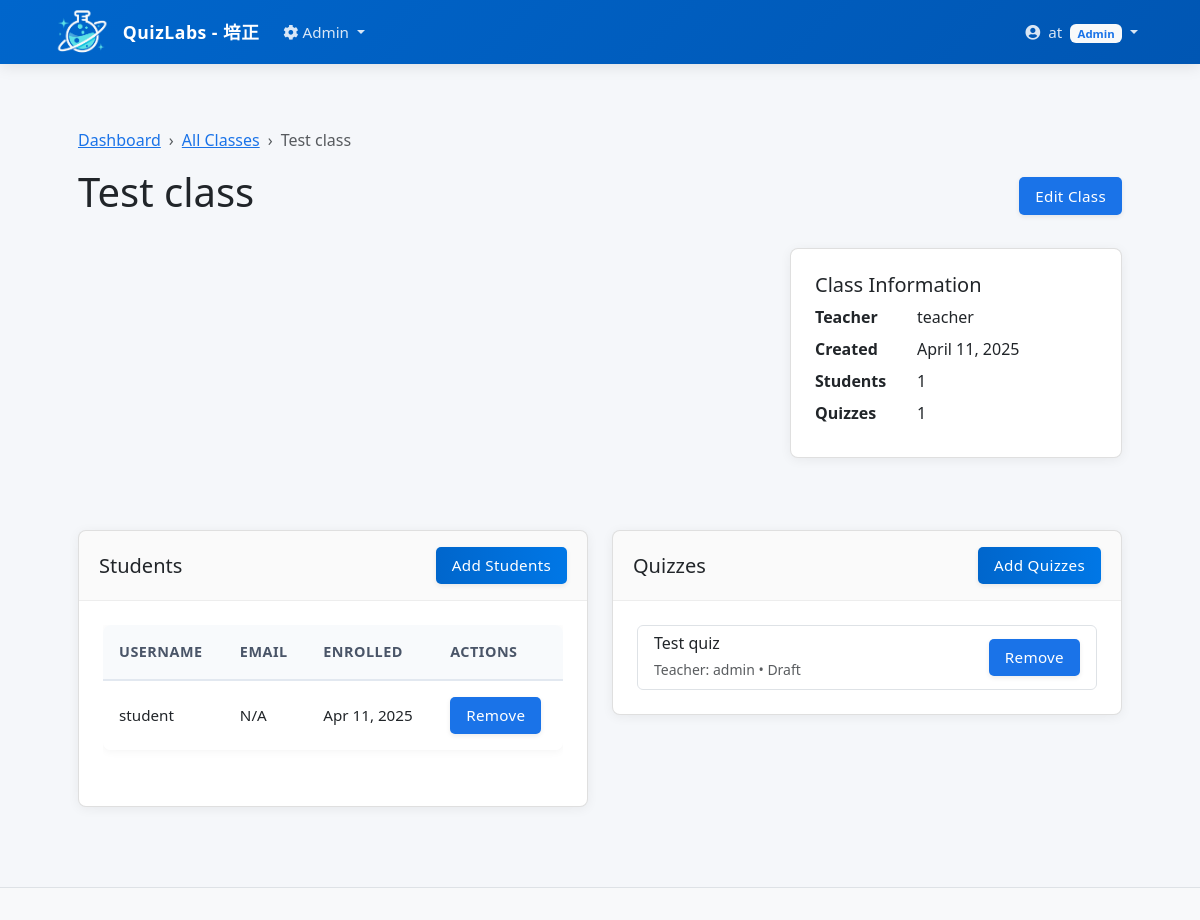
/admin/classes/manage.php?id=4 (signed in), run on the app's committed database.
### tables this page shows
CREATE TABLE "classes" (
    id INTEGER PRIMARY KEY AUTOINCREMENT,
    name TEXT NOT NULL,
    description TEXT,
    created_by INTEGER NOT NULL,
    created_at TIMESTAMP DEFAULT CURRENT_TIMESTAMP,
    updated_at TIMESTAMP DEFAULT CURRENT_TIMESTAMP, hash TEXT, hash_id TEXT,
    FOREIGN KEY (created_by) REFERENCES users(id) ON DELETE CASCADE
);

CREATE TABLE users (
    id INTEGER PRIMARY KEY AUTOINCREMENT,
    username TEXT NOT NULL UNIQUE,
    password TEXT NOT NULL,
    role TEXT NOT NULL CHECK (role IN ('admin', 'teacher', 'student')),
    name TEXT,
    email TEXT,
    created_at TIMESTAMP DEFAULT CURRENT_TIMESTAMP
, hash_id TEXT);

CREATE TABLE class_enrollments (
    id INTEGER PRIMARY KEY AUTOINCREMENT,
    class_id INTEGER NOT NULL,
    user_id INTEGER NOT NULL,
    enrolled_at TIMESTAMP DEFAULT CURRENT_TIMESTAMP,
    FOREIGN KEY (class_id) REFERENCES classes(id) ON DELETE CASCADE,
    FOREIGN KEY (user_id) REFERENCES users(id) ON DELETE CASCADE,
    UNIQUE(class_id, user_id)
);

CREATE TABLE quizzes (
    id INTEGER PRIMARY KEY AUTOINCREMENT,
    title TEXT NOT NULL,
    description TEXT,
    created_by INTEGER NOT NULL,
    is_published INTEGER DEFAULT 0,
    created_at TIMESTAMP DEFAULT CURRENT_TIMESTAMP,
    updated_at TIMESTAMP DEFAULT CURRENT_TIMESTAMP, hash_id VARCHAR(16), allow_redo INTEGER DEFAULT 0, exam_mode INTEGER DEFAULT 0,
    FOREIGN KEY (created_by) REFERENCES users(id) ON DELETE CASCADE
);

### lib/database/db.php (called while the page is built, shortened)
<?php
class Database {
    private $conn;
    public function __construct() {
        try {
            $dir = dirname(DB_FILE);
            $this->conn = new PDO("sqlite:" . DB_FILE);
            $this->conn->setAttribute(PDO::ATTR_ERRMODE, PDO::ERRMODE_EXCEPTION);
            $this->conn->exec('PRAGMA foreign_keys = ON');
            $this->conn->exec('
                CREATE TABLE IF NOT EXISTS settings (
                    id INTEGER PRIMARY KEY AUTOINCREMENT,
                    key TEXT UNIQUE NOT NULL,
                    value TEXT,
                    updated_by INTEGER,
                    updated_at TIMESTAMP DEFAULT CURRENT_TIMESTAMP,
                    FOREIGN KEY (updated_by) REFERENCES users(id)
                )
            ');
            $settingsCount = $this->single("SELECT COUNT(*) as count FROM settings", []);
            $this->query("INSERT OR IGNORE INTO settings (key, value) VALUES (?, ?)", ['quick_login_enabled', '1']);
        } catch(PDOException $e) {
            die("Connection failed: " . $e->getMessage());
        }
    }
    public function query($sql, $params = []) {
        try {
            $stmt = $this->conn->prepare($sql);
            $stmt->execute($params);
            return $stmt;
        } catch(PDOException $e) {
            die("Query failed: " . $e->getMessage());
        }
    }
    public function single($sql, $params = []) {
        $stmt = $this->query($sql, $params);
        return $stmt->fetch(PDO::FETCH_ASSOC);
    }
    public function resultSet($sql, $params = []) {
        $stmt = $this->query($sql, $params);
        return $stmt->fetchAll(PDO::FETCH_ASSOC);
    }
}

### admin/classes/manage.php (the view, shortened to what this page needs)
<?php
require_once LIB_PATH . '/database/db.php';
include_once INCLUDES_PATH . '/header.php';
$db = new Database();
$class_id = (int)$_GET['id'];
$class = $db->single(
    "SELECT c.*, u.username as creator_name
     FROM classes c
     JOIN users u ON c.created_by = u.id
     WHERE c.id = ?",
    [$class_id]
);
$enrolled_students = $db->resultSet(
    "SELECT u.id, u.username, u.email, ce.enrolled_at
     FROM users u
     JOIN class_enrollments ce ON u.id = ce.user_id
     WHERE ce.class_id = ? AND u.role = 'student'
     ORDER BY u.username",
    [$class_id]
);
$class_quizzes = $db->resultSet(
    "SELECT q.id, q.title, q.description, q.is_published, cq.due_date, u.username as teacher_name
     FROM quizzes q
     JOIN class_quizzes cq ON q.id = cq.quiz_id
     JOIN users u ON q.created_by = u.id
     WHERE cq.class_id = ?
     ORDER BY cq.added_at DESC",
    [$class_id]
);
?>
<div class="container my-4">
    <nav aria-label="breadcrumb">
        <ol class="breadcrumb">
            <li class="breadcrumb-item"><a href="<?= BASE_URL ?>/admin/">Dashboard</a></li>
            <li class="breadcrumb-item"><a href="<?= BASE_URL ?>/admin/classes/">All Classes</a></li>
            <li class="breadcrumb-item active" aria-current="page"><?= htmlspecialchars($class['name']) ?></li>
        </ol>
    </nav>
    <div class="d-flex justify-content-between align-items-center mb-4">
        <h1><?= htmlspecialchars($class['name']) ?></h1>
        <div>
            <button type="button" class="btn btn-outline-secondary" data-bs-toggle="modal" data-bs-target="#editClassModal">
                Edit Class
            </button>
        </div>
    </div>
    <div class="row mb-4">
        <div class="col-md-8">
        </div>
        <div class="col-md-4">
            <div class="card">
                <div class="card-body">
                    <h5 class="card-title">Class Information</h5>
                    <dl class="row mb-0">
                        <dt class="col-sm-4">Teacher</dt>
                        <dd class="col-sm-8"><?= htmlspecialchars($class['creator_name']) ?></dd>
                        <dt class="col-sm-4">Created</dt>
                        <dd class="col-sm-8"><?= date('F j, Y', strtotime($class['created_at'])) ?></dd>
                        <dt class="col-sm-4">Students</dt>
                        <dd class="col-sm-8"><?= count($enrolled_students) ?></dd>
                        <dt class="col-sm-4">Quizzes</dt>
                        <dd class="col-sm-8"><?= count($class_quizzes) ?></dd>
                    </dl>
                </div>
            </div>
        </div>
    </div>
    <div class="row mt-5">
        <div class="col-md-6">
            <div class="card mb-4">
                <div class="card-header d-flex justify-content-between align-items-center">
                    <h5 class="mb-0">Students</h5>
                    <button type="button" class="btn btn-sm btn-primary" data-bs-toggle="modal" data-bs-target="#addStudentsModal">
                        Add Students
                    </button>
                </div>
                <div class="card-body">
                    <?php if (empty($enrolled_students)): ?>
                        <p class="text-muted">No students enrolled in this class yet.</p>
                    <?php else: ?>
                        <div class="table-responsive">
                            <table class="table table-hover">
                                <thead>
                                    <tr>
                                        <th>Username</th>
                                        <th>Email</th>
                                        <th>Enrolled</th>
                                        <th>Actions</th>
                                    </tr>
                                </thead>
                                <tbody>
                                    <?php foreach ($enrolled_students as $student): ?>
                                        <tr>
                                            <td><?= htmlspecialchars($student['username']) ?></td>
                                            <td><?= htmlspecialchars($student['email'] ?? 'N/A') ?></td>
                                            <td><?= date('M j, Y', strtotime($student['enrolled_at'])) ?></td>
                                            <td>
                                                <button type="button" class="btn btn-sm btn-outline-danger remove-student"
                                                        data-student-id="<?= $student['id'] ?>"
                                                        data-student-name="<?= htmlspecialchars($student['username']) ?>">
                                                    Remove
                                                </button>
                                            </td>
                                        </tr>
                                    <?php endforeach; ?>
                                </tbody>
                            </table>
                        </div>
                    <?php endif; ?>
                </div>
            </div>
        </div>
        <div class="col-md-6">
            <div class="card mb-4">
                <div class="card-header d-flex justify-content-between align-items-center">
                    <h5 class="mb-0">Quizzes</h5>
                    <button type="button" class="btn btn-sm btn-primary" data-bs-toggle="modal" data-bs-target="#addQuizzesModal">
                        Add Quizzes
                    </button>
                </div>
                <div class="card-body">
                    <?php if (empty($class_quizzes)): ?>
                        <p class="text-muted">No quizzes assigned to this class yet.</p>
                    <?php else: ?>
                        <div class="list-group">
                            <?php foreach ($class_quizzes as $quiz): ?>
                                <div class="list-group-item list-group-item-action d-flex justify-content-between align-items-center">
                                    <div>
                                        <h6 class="mb-1"><?= htmlspecialchars($quiz['title']) ?></h6>
                                        <small class="text-muted">
                                            Teacher: <?= htmlspecialchars($quiz['teacher_name']) ?> •
                                            <?= $quiz['is_published'] ? 'Published' : 'Draft' ?>
                                        </small>
                                    </div>
                                    <div>
                                        <button type="button" class="btn btn-sm btn-outline-danger remove-quiz"
                                                data-quiz-id="<?= $quiz['id'] ?>"
                                                data-quiz-title="<?= htmlspecialchars($quiz['title']) ?>">
                                            Remove
                                        </button>
                                    </div>
                                </div>
                            <?php endforeach; ?>
                        </div>
                    <?php endif; ?>
                </div>
            </div>
        </div>
    </div>
</div>
<?php include_once INCLUDES_PATH . '/footer.php'; ?>

### assets/css/style.css (style rules this page uses)
:root { --primary-color: #1a73e8; --primary-dark: #0d47a1; --primary-light: #4dabf5; --secondary-color: #90caf9; --secondary-dark: #5d99c6; --accent-color: #2c3e50; --text-color: #2c3e50; --light-text: #546e7a; --lightest-text: #78909c; --background-color: #ffffff; --light-background: #f5f9ff; --border-color: #cfd8dc; --success-color: #0288d1; --danger-color: #d32f2f; --warning-color: #0d47a1; --info-color: #03a9f4; --box-shadow: 0 0.125rem 0.25rem rgba(26, 115, 232, 0.1); --box-shadow-sm: 0 0.125rem 0.25rem rgba(26, 115, 232, 0.1); --box-shadow-md: 0 0.5rem 1rem rgba(26, 115, 232, 0.15); --box-shadow-lg: 0 1rem 3rem rgba(26, 115, 232, 0.175); --border-radius: 0.5rem; --transition: all 0.3s ease; --spacing-xs: 0.5rem; --spacing-sm: 1rem; --spacing-md: 1.5rem; --spacing-lg: 2.5rem; --spacing-xl: 4rem; }
.btn-primary { background-color: var(--primary-color); border-color: var(--primary-color); }
a { color: var(--primary-color); transition: var(--transition); }
.card { box-shadow: var(--box-shadow); border: 0; transition: transform 0.2s ease, box-shadow 0.2s ease; width: 100%; }
.card-body p, .card-body div, .card-text { white-space: normal; word-wrap: break-word; overflow-wrap: break-word; }
.card-header { font-weight: 500; }
.breadcrumb-item + .breadcrumb-item::before { content: "›"; }
.btn { display: inline-block; padding: 10px 20px; background-color: var(--primary-color); color: white; border: none; border-radius: 4px; cursor: pointer; font-size: 1rem; transition: background-color 0.3s; }
.btn-sm { padding: 6px 12px; font-size: 0.875rem; }
.btn-primary { background-color: var(--primary-color); }
table td, table th { padding: 1rem !important; }
html, body { min-height: 100vh; margin: 0; padding: 0; }
body { background-color: #f5f7fa; padding-top: 72px; }
.card { border-radius: 8px; border: none; box-shadow: 0 2px 12px rgba(0, 0, 0, 0.06); transition: all 0.3s ease; margin: 0 0 1.5rem 0; overflow: hidden; width: 100%; }
.card-header { border-bottom: 1px solid rgba(0, 0, 0, 0.05); background-color: rgba(0, 0, 0, 0.02); padding: 1rem 1.25rem; border-top-left-radius: 8px; border-top-right-radius: 8px; font-size: 1.05rem; font-weight: 600; }
.card-body { padding: 1.5rem; }
.btn { padding: 0.45rem 1rem; border-radius: 5px; font-weight: 500; font-size: 0.95rem; transition: all 0.3s ease; border: none; box-shadow: 0 2px 5px rgba(0, 0, 0, 0.08); letter-spacing: 0.3px; }
.btn-primary { background-color: #0066cc; background-image: linear-gradient(to right, #0066cc, #0077e6); }
.table { margin-bottom: 2rem; border-collapse: separate; border-spacing: 0; box-shadow: 0 1px 10px rgba(0, 0, 0, 0.05); border-radius: 8px; overflow: hidden; }
.table th { background-color: #f8fafc; font-weight: 600; padding: 0.8rem 1rem; font-size: 0.9rem; color: #4a5568; text-transform: uppercase; letter-spacing: 0.5px; border-bottom: 2px solid #e2e8f0; }
.table td { padding: 0.8rem 1rem; vertical-align: middle; border-bottom: 1px solid #f1f5f9; font-size: 0.95rem; }
.table tr:last-child td { border-bottom: none; }
.container { padding-left: 1.5rem; padding-right: 1.5rem; }

### assets/css/ui-components.css (style rules this page uses)
:root { --primary: #4F46E5; --primaryHover: #4338CA; --secondary: #6b7280; --secondaryHover: #4b5563; --success: #10b981; --danger: #ef4444; --warning: #f59e0b; --info: #3b82f6; --light: #f3f4f6; --dark: #1f2937; --background: #ffffff; --text: #374151; --muted: #9ca3af; --border: #e5e7eb; }

### assets/css/quiz-cards.css (style rules this page uses)
.card-title { word-break: break-word; overflow-wrap: break-word; }
.card { transition: transform 0.2s, box-shadow 0.2s; }
.card { border: 1px solid rgba(0, 0, 0, 0.125); }

### data on the page
classes: name "Test class", created_by.username "teacher", created_at "April 11, 2025"
class_enrollments: user.username "student", user.email "N/A", enrolled_at "Apr 11, 2025"
quizzes: title "Test quiz", created_by.username "admin", is_published "Draft"

### other printed values
$_SESSION['username'] "at"
$_SESSION['role'] "Admin"
count($enrolled_students) "1"
count($class_quizzes) "1"
